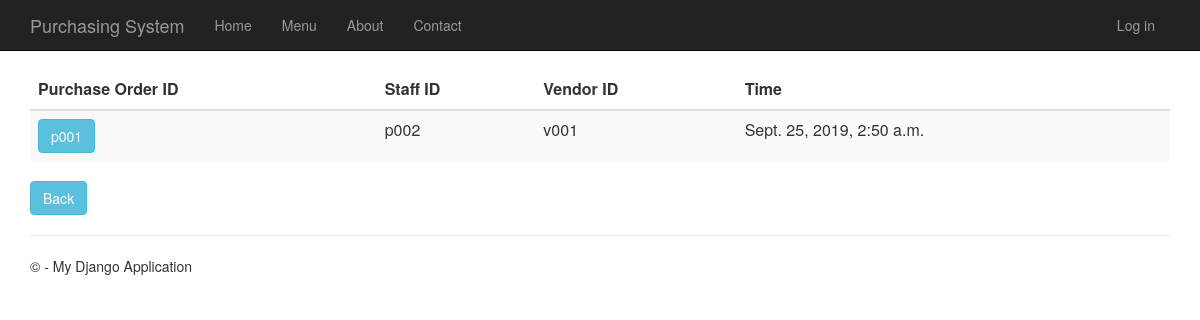
Screenshot of /purchaseorderhistory with the database file from the repository.
### PurchaseOrder/models.py (models this page shows, shortened)
class PurchaseOrder(models.Model):
    purchase_order_id = models.CharField(primary_key=True, max_length=10)
    shipping_instructions = models.TextField()
    time_created = models.DateTimeField()
    description = models.TextField(null=True,default=None, blank=True)
    total_price = models.DecimalField(max_digits=10, decimal_places=2, default=Decimal('0.00'))
    person_id = models.ForeignKey(Person)
    vendor_id = models.ForeignKey(Vendor)
    quotation_id = models.OneToOneField(Quotation)

### app/models.py (models this page shows, shortened)
class Person(models.Model):
    user_id = models.OneToOneField(User)
    person_id = models.CharField(primary_key=True, max_length=10)
    person_name = models.TextField()
    person_address = models.TextField()
    person_phone_number = models.TextField()
    person_role = models.TextField(default = 'MANAGER')

class Vendor(models.Model):
    vendor_id = models.CharField(primary_key=True, max_length=10)
    vendor_name = models.TextField()
    vendor_phone_number = models.TextField()
    vendor_address = models.TextField()
    vendor_email = models.TextField()
    def __str__(self):
        return str(self.vendor_id)

### PurchaseOrder/views.py (the view)
# urls.py: url(r'^purchaseorderhistory', PurchaseOrder.views.purchaseorderhistory, name="purchase_order_history"),
def purchaseorderhistory(request):
    purchase_orders = PurchaseOrder.objects.all()
    context = {
            'title':'Purchase Order History',
            'rows':purchase_orders
        }
    return render(request,'PurchaseOrder/purchaseorderhistory.html',context)

### PurchaseOrder/templates/PurchaseOrder/purchaseorderhistory.html
{% extends "app/layout.html" %}
{% block content %}
<div class="purcahseorderhistory margintop" >
    <form action="purchaseorderhistorydetails" method="GET">
        <table class="table table-striped margintop">
          <thead>
            <tr>
              <th scope="col" class="fontlabel">Purchase Order ID</th>
              <th scope="col" class="fontlabel">Staff ID</th>
              <th scope="col" class="fontlabel">Vendor ID</th>
              <th scope="col" class="fontlabel">Time</th>
            </tr>
          </thead>
          <tbody>
              {% for r in rows %}
            <tr>
                 <td><button type="submit" name="po_id" value="{{r.purchase_order_id}}" class="btn btn-info" >{{r.purchase_order_id}}</button></td>
                 <td>{{r.person_id.person_id}}</td>
                 <td>{{r.vendor_id}}</td>
                 <td>{{r.time_created}}</td>
            </tr>
              {% endfor %}
          </tbody>
        </table>
    </form>
    <form action="menu">
        <div class="margintop">
            <button type="submit" class="btn btn-info" >Back</button>
        </div>
    </form>
</div>
{% endblock %}

### app/static/app/content/site.css (style rules this page uses)
body { padding-top: 50px; padding-bottom: 20px; }

### rows the page displays
PurchaseOrder: purchase_order_id "p001", person_id.person_id "p002", vendor_id "v001", time_created "Sept. 25, 2019, 2:50 a.m."
